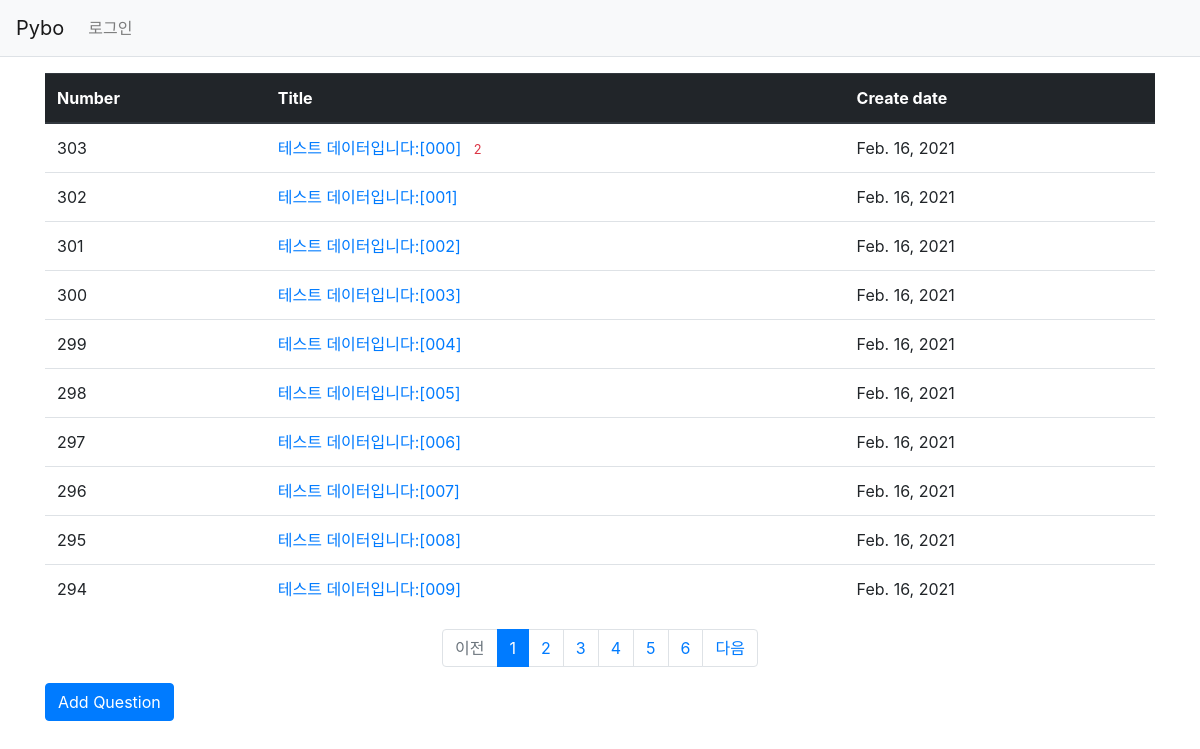
The page / on the database its author committed.
### pybo/models.py (models this page shows, shortened)
class Question(models.Model):
  subject = models.CharField(max_length=200)
  content = models.TextField()
  create_date = models.DateField()

### pybo/views.py (the view)
# urls.py: path('', views.index, name='index'), # / 페이지에 해당하는 urlpatterns
def index(request):
  page = request.GET.get('page', '1')
  question_list = Question.objects.order_by('-create_date')
  paginator = Paginator(question_list, 10)
  page_obj = paginator.get_page(page)
  context = {'question_list': page_obj}
  return render(request, 'pybo/question_list.html', context)

### pybo/templatetags/pybo_filter.py (called while the page is built)
@register.filter
def sub(value, arg):
  return value - arg

### templates/pybo/question_list.html
{% extends 'base.html' %}
{% load pybo_filter %}
{% block content %}
<div class="container my-3">
  <table class="table">
    <thead>
      <tr class="thead-dark">
        <th>Number</th>
        <th>Title</th>
        <th>Create date</th>
      </tr>
    </thead>
    <tbody>
      {% if question_list %}
      {% for question in question_list %}
      <tr>
        <td>{{ question_list.paginator.count|sub:question_list.start_index|sub:forloop.counter0|add:1 }}</td>
        <td>
          <a href="{% url 'pybo:detail' question.id %}">
            {{ question.subject }}
            {% if question.answer_set.count > 0 %}
            <span class="text-danger small ml-2">
              {{ question.answer_set.count }}
            </span>
            {% endif %}
          </a>
        </td>
        <td>
          {{ question.create_date }}
        </td>
      </tr>
      {% endfor %}
      {% else %}
      <tr>
        <td colspan="3">No question</td>
      </tr>
      {% endif %}
    </tbody>
  </table>
  <ul class="pagination justify-content-center">
    {% if question_list.has_previous %}
      <li class="page-item">
        <a class="page-link" href="?page={{ question_list.previous_page_number }}">이전</a>
      </li>
    {% else %}
      <li class="page-item disabled">
        <a class="page-link" tabindex="-1" aria-disabled="true" href="#">이전</a>
      </li>
    {% endif %}
    {% for page_number in question_list.paginator.page_range %}
      {% if page_number >= question_list.number|add:-5 and page_number <= question_list.number|add:5 %}
        {% if page_number == question_list.number %}
          <li class="page-item active" aria-current="page">
            <a class="page-link" href="?page={{ page_number }}">{{ page_number }}</a>
          </li>
        {% else %}
          <li class="page-item">
            <a class="page-link" href="?page={{ page_number }}">{{ page_number }}</a>
          </li>
        {% endif %}
      {% endif %}
    {% endfor %}
    {% if question_list.has_next %}
      <li class="page-item">
        <a class="page-link" href="?page={{ question_list.next_page_number }}">다음</a>
      </li>
    {% else %}
      <li class="page-item disabled">
        <a class="page-link" tabindex="-1" aria-disabled="true" href="#">다음</a>
      </li>
    {% endif %}
  </ul>
  <a href="{% url 'pybo:question_create' %}" class="btn btn-primary">
  Add Question
  </a>
</div>
{% endblock %}

### rows shown on the page
Question: paginator.count|sub "303", subject "테스트 데이터입니다:[000]", answer_set.count "2", create_date "Feb. 16, 2021"
Question: paginator.count|sub "302", subject "테스트 데이터입니다:[001]", create_date "Feb. 16, 2021"
Question: paginator.count|sub "301", subject "테스트 데이터입니다:[002]", create_date "Feb. 16, 2021"
Question: paginator.count|sub "300", subject "테스트 데이터입니다:[003]", create_date "Feb. 16, 2021"
Question: paginator.count|sub "299", subject "테스트 데이터입니다:[004]", create_date "Feb. 16, 2021"
Question: paginator.count|sub "298", subject "테스트 데이터입니다:[005]", create_date "Feb. 16, 2021"
Question: paginator.count|sub "297", subject "테스트 데이터입니다:[006]", create_date "Feb. 16, 2021"
Question: paginator.count|sub "296", subject "테스트 데이터입니다:[007]", create_date "Feb. 16, 2021"
Question: paginator.count|sub "295", subject "테스트 데이터입니다:[008]", create_date "Feb. 16, 2021"
Question: paginator.count|sub "294", subject "테스트 데이터입니다:[009]", create_date "Feb. 16, 2021"

### other values the page prints
{{ page_number }} "1"
{{ page_number }} "2" "3" "4" "5" "6"
